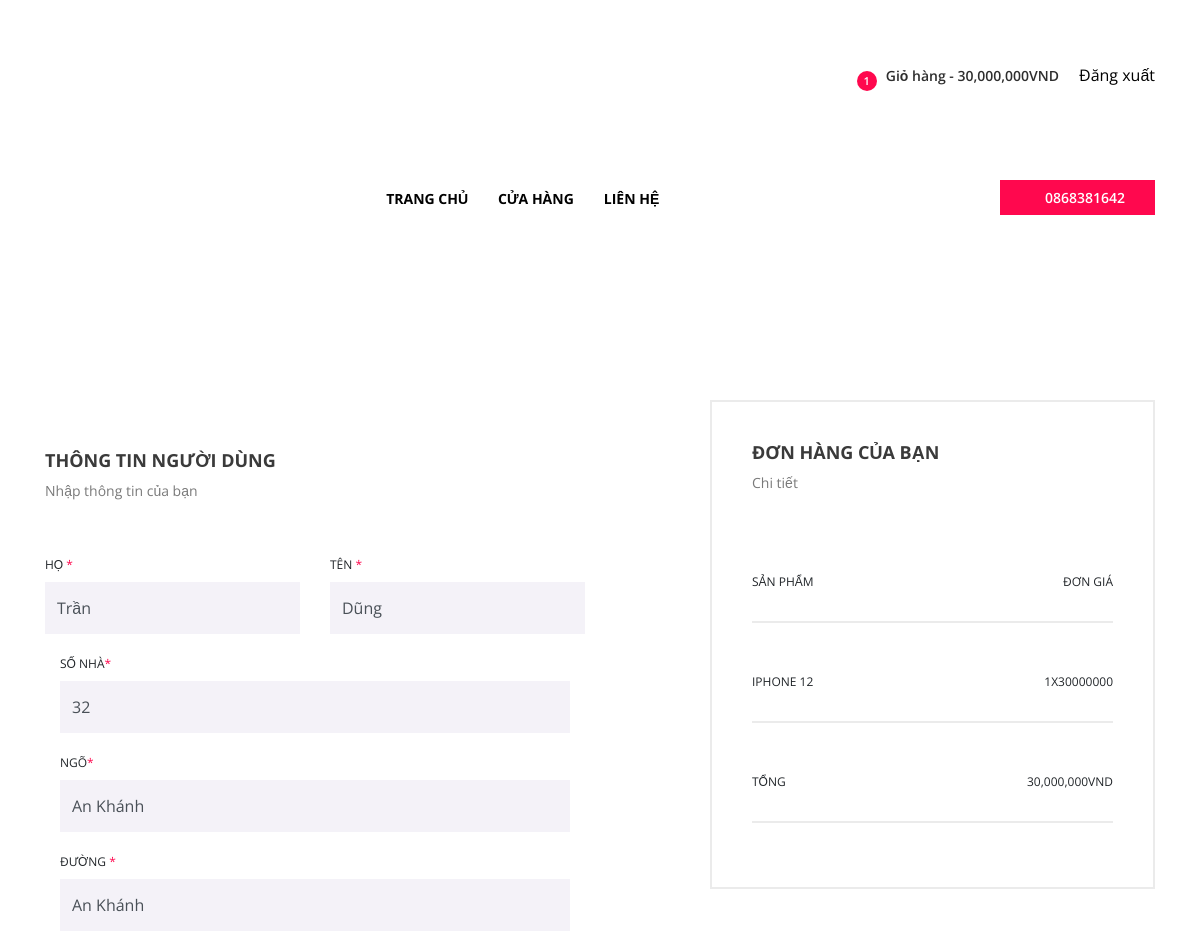
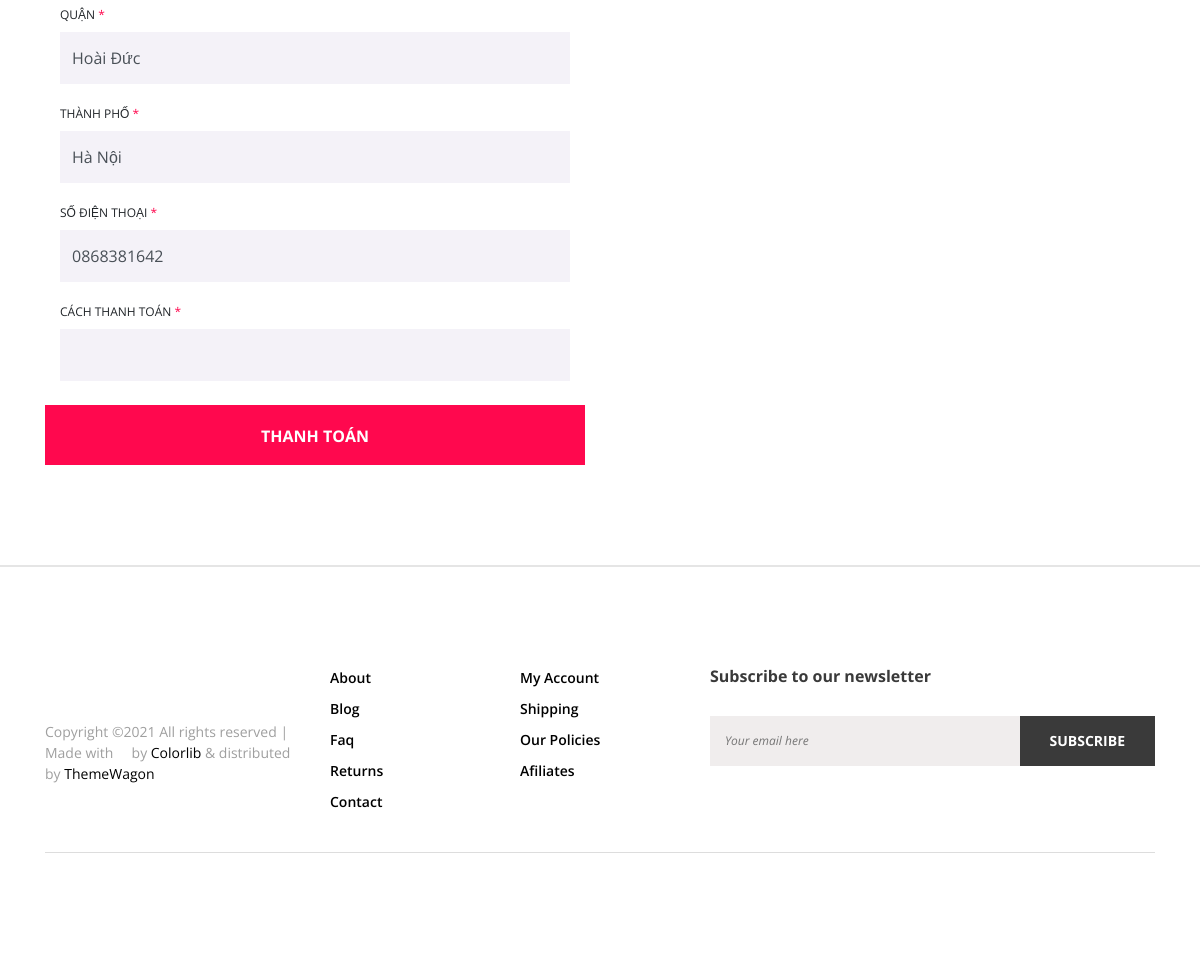
Screenshot of /order/showCheckout/3/1 with the database file from the repository (2 pictures, top to bottom).
### user/models.py (models this page shows)
class User(models.Model):
    fullname = models.ForeignKey(Fullname,on_delete=models.CASCADE , blank=True,null=True)
    address = models.ForeignKey(Address,on_delete=models.CASCADE,blank=True,null=True)
    account = models.ForeignKey(Account,on_delete=models.CASCADE)
    phonenumber = models.CharField(default='',max_length=100)
    user_premission = models.CharField(default='',max_length=100)

class Fullname(models.Model):
    firstname = models.CharField(default='',max_length=500)
    midname = models.CharField(default='',max_length=500)
    lastname = models.CharField(default='',max_length=500)

class Address(models.Model):
    number = models.IntegerField(default='')
    lane = models.CharField(default='',max_length=500)
    street = models.CharField(default='',max_length=500)
    district = models.CharField(default='',max_length=500)
    city = models.CharField(default='',max_length=500)

### order/models.py (models this page shows)
class CartItem(models.Model):
    quantity = models.IntegerField(default=0)
    isorder = models.BooleanField(default=False)
    variation = models.ForeignKey(Variation,on_delete=models.CASCADE)
    cart = models.ForeignKey(Cart,on_delete=models.CASCADE)

### product/models.py (models this page shows)
class Variation(models.Model):
    title = models.CharField(default='',max_length=1000)
    price = models.IntegerField(default=0)
    sale_price = models.IntegerField(default=0)
    active = models.BooleanField(default=False)
    inventory = models.IntegerField(default=0)
    product = models.ForeignKey(Product,on_delete=models.CASCADE)

### order/views.py (the view)
# urls.py: path('showCheckout/<int:userid>/<int:cardid>', views.checkout, name="showCheckout"),
def checkout(request,userid,cardid):
    user = User.objects.get(pk=userid)
    cart = Cart.objects.get(pk=cardid)
    listCartItem = cart.cartitem_set.all()
    listCartItem_unorder = []
    totalprice = 0
    for item in listCartItem:
        if item.isorder == False:
            listCartItem_unorder.append(item)
            totalprice += item.quantity * item.variation.sale_price
    totalprice_formatted = formatMoney(totalprice)
    context = {
        "cart": cart,
        "listItem": listCartItem_unorder,
        "user": user,
        "total_price": totalprice_formatted
    }
    return render(request, "homepage_cus/checkout.html", context)

### template/homepage_cus/checkout.html (shortened to what this page needs)
<!DOCTYPE html>
<html lang="en">
{% load static %}
<head>
    <link rel="stylesheet" href="{% static 'homepage_cus/css/core-style.css' %}">
    <link rel="stylesheet" href="{% static 'homepage_cus/style.css' %}">
    <link href="{% static 'homepage_cus/css/responsive.css' %}" rel="stylesheet">
</head>
<body>
    <div id="wrapper">
        <header class="header_area">
            <div class="top_header_area">
                <div class="container h-100">
                    <div class="row h-100 align-items-center justify-content-end">
                        <div class="col-12 col-lg-7">
                            <div class="top_single_area d-flex align-items-center">
                                <div class="header-cart-menu d-flex align-items-center ml-auto">
                                    <div class="cart">
                                        <a href="#" id="header-cart-btn" target="_blank"><span class="cart_quantity">{{listItem|length}}</span>  Giỏ hàng - {{total_price}}</a>
                                    </div>
                                    {% if user.id < 2 %}
                                    <a href="{% url 'core:login' %}" style = "margin-left:20px">Đăng nhập</a>
                                    {% else %}
                                    <a href="{% url 'core:login' %}" style = "margin-left:20px">Đăng xuất</a>
                                    {% endif %}
                                </div>
                            </div>
                        </div>
                    </div>
                </div>
            </div>
            <div class="main_header_area">
                <div class="container h-100">
                    <div class="row h-100">
                        <div class="col-12 d-md-flex justify-content-between">
                            <div class="main-menu-area">
                                <nav class="navbar navbar-expand-lg align-items-start">
                                    <div class="collapse navbar-collapse align-items-start collapse" id="karl-navbar">
                                        <ul class="navbar-nav animated" id="nav">
                                            <li class="nav-item active"><a class="nav-link" href="{% url 'core:gotohome' user.id %}">Trang chủ</a></li>
                                            <li class="nav-item"><a class="nav-link" href="{% url 'product:showShop' user.id %}">Cửa hàng</a></li>
                                            <li class="nav-item"><a class="nav-link" href="#">Liên hệ </a></li>
                                        </ul>
                                    </div>
                                </nav>
                            </div>
                            <div class="help-line">
                                <a href="tel:+84868381642"><i class="ti-headphone-alt"></i> 0868381642</a>
                            </div>
                        </div>
                    </div>
                </div>
            </div>
        </header>
        <div class="checkout_area section_padding_100">
            <div class="container">
                <div class="row">
                    <div class="col-12 col-md-6">
                        <div class="checkout_details_area mt-50 clearfix">
                            <div class="cart-page-heading">
                                <h5>Thông tin người dùng </h5>
                                <p>Nhập thông tin của bạn </p>
                            </div>
                                <form action="{% url 'order:checkout' user.id cart.id %}" method="POST">
                                <div class="row">
                                    <div class="col-md-6 mb-3">
                                        <label for="first_name">Họ <span>*</span></label>
                                        <input type="text" class="form-control" id="first_name" value="{{user.fullname.firstname}}" name="firstname" required >
                                    </div>
                                    <div class="col-md-6 mb-3">
                                        <label for="last_name">Tên <span>*</span></label>
                                        <input type="text" class="form-control" id="last_name" value="{{user.fullname.lastname}}" name="lastname" required >
                                    </div>
                                    </div>
                                    <div class="col-12 mb-3">
                                        <label for="street_address">Số nhà<span>*</span></label>
                                        <input type="number" class="form-control mb-3" id="street_address" name="number" value="{{user.address.number}}">
                                    </div>
                                    <div class="col-12 mb-3">
                                        <label for="lane">Ngõ<span>*</span></label>
                                        <input type="text" class="form-control" id="lane" name ="lane" value="{{user.address.lane}}">
                                    </div>
                                    <div class="col-12 mb-3">
                                        <label for="state"> Đường <span>*</span></label>
                                        <input type="text" class="form-control" id="state" name ="street" value="{{user.address.street}}">
                                    </div>
                                <div class="col-12 mb-3">
                                        <label for="district">Quận <span>*</span></label>
                                        <input type="text" class="form-control" id="district" name="district" value="{{user.address.district}}">
                                    </div>
                                <div class="col-12 mb-3">
                                        <label for="city2">Thành phố  <span>*</span></label>
                                        <input type="text" class="form-control" id="city2" name="city" value="{{user.address.city}}">
                                    </div>
                                    <div class="col-12 mb-3">
                                        <label for="phone_number">Số điện thoại <span>*</span></label>
                                        <input type="number" class="form-control" id="phone_number" name ="phonenumber" min="0" value="{{user.phonenumber}}">
                                    </div>
                                    <div class="col-12 mb-4">
                                        <label for="type">Cách thanh toán <span>*</span></label>
                                        <input type="text" class="form-control" id="type" name="type_checkout" value="">
                                    </div>
                                    <input type="submit" class="btn karl-checkout-btn" value="Thanh toán ">
                            </form>
                        </div>
                    </div>
                    <div class="col-12 col-md-6 col-lg-5 ml-lg-auto">
                        <div class="order-details-confirmation">
                            <div class="cart-page-heading">
                                <h5>Đơn hàng của bạn </h5>
                                <p>Chi tiết </p>
                            </div>
                            <ul class="order-details-form mb-4">
                                <li><span>Sản phẩm </span> <span>Đơn giá </span></li>
                                {% for item in listItem %}
                                <li><span>{{item.variation.title}}</span> <span>{{item.quantity}}x{{item.variation.sale_price}}</span></li>
                                {% endfor %}
                                <li><span>Tổng</span> <span>{{total_price}}</span></li>
                            </ul>
                        </div>
                    </div>
                </div>
            </div>
        </div>
        <footer class="footer_area">
            <div class="container">
                <div class="row">
                    <div class="col-12 col-md-6 col-lg-3">
                        <div class="single_footer_area">
                            <div class="footer-logo">
                            </div>
                            <div class="copywrite_text d-flex align-items-center">
                                <p>
Copyright &copy;<script>document.write(new Date().getFullYear());</script> All rights reserved | Made with <i class="fa fa-heart-o" aria-hidden="true"></i> by <a href="https://colorlib.com" target="_blank">Colorlib</a> &amp; distributed by <a href="https://themewagon.com" target="_blank">ThemeWagon</a>
</p>
                            </div>
                        </div>
                    </div>
                    <div class="col-12 col-sm-6 col-md-3 col-lg-2">
                        <div class="single_footer_area">
                            <ul class="footer_widget_menu">
                                <li><a href="#">About</a></li>
                                <li><a href="#">Blog</a></li>
                                <li><a href="#">Faq</a></li>
                                <li><a href="#">Returns</a></li>
                                <li><a href="#">Contact</a></li>
                            </ul>
                        </div>
                    </div>
                    <div class="col-12 col-sm-6 col-md-3 col-lg-2">
                        <div class="single_footer_area">
                            <ul class="footer_widget_menu">
                                <li><a href="#">My Account</a></li>
                                <li><a href="#">Shipping</a></li>
                                <li><a href="#">Our Policies</a></li>
                                <li><a href="#">Afiliates</a></li>
                            </ul>
                        </div>
                    </div>
                    <div class="col-12 col-lg-5">
                        <div class="single_footer_area">
                            <div class="footer_heading mb-30">
                                <h6>Subscribe to our newsletter</h6>
                            </div>
                            <div class="subscribtion_form">
                                <form action="#" method="post">
                                    <input type="email" name="mail" class="mail" placeholder="Your email here">
                                    <button type="submit" class="submit">Subscribe</button>
                                </form>
                            </div>
                        </div>
                    </div>
                </div>
                <div class="line"></div>
                <div class="footer_bottom_area">
                    <div class="row">
                        <div class="col-12">
                            <div class="footer_social_area text-center">
                                <a href="#"><i class="fa fa-pinterest" aria-hidden="true"></i></a>
                                <a href="#"><i class="fa fa-facebook" aria-hidden="true"></i></a>
                                <a href="#"><i class="fa fa-twitter" aria-hidden="true"></i></a>
                                <a href="#"><i class="fa fa-linkedin" aria-hidden="true"></i></a>
                            </div>
                        </div>
                    </div>
                </div>
            </div>
        </footer>
    </div>
</body>
</html>

### rows the page displays
User: firstname "Trần", lastname "Dũng", number "32", lane "An Khánh", street "An Khánh", district "Hoài Đức", city "Hà Nội", phonenumber "0868381642"
CartItem: variation "IPHONE 12", quantity "1", variation.sale_price "30000000"

### other values shown
{{ listItem|length }} "1"
{{ total_price }} "30,000,000VND"
